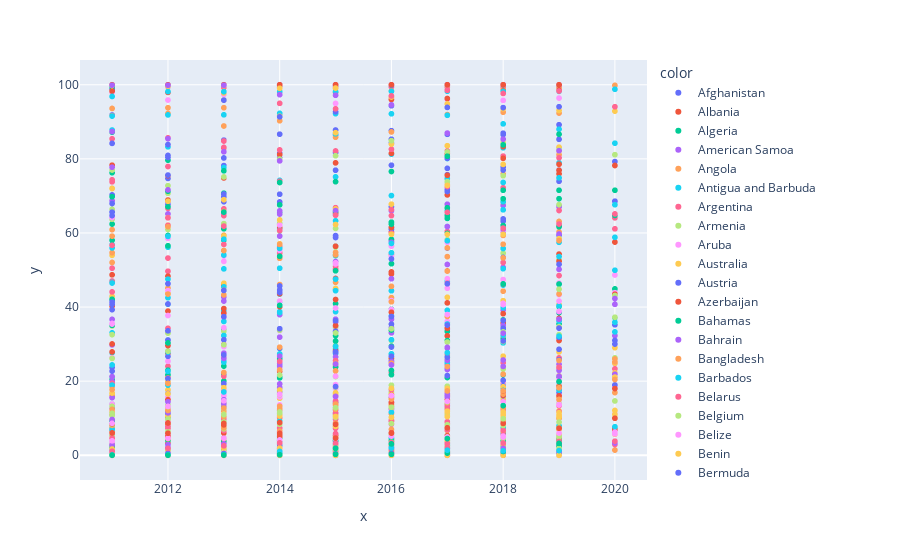

Notebook cell for this chart:
### Code cell
fig = px.scatter(x=wec["year"], y=wec["renewables_share_elec"], color=wec['country'])
fig.show()
